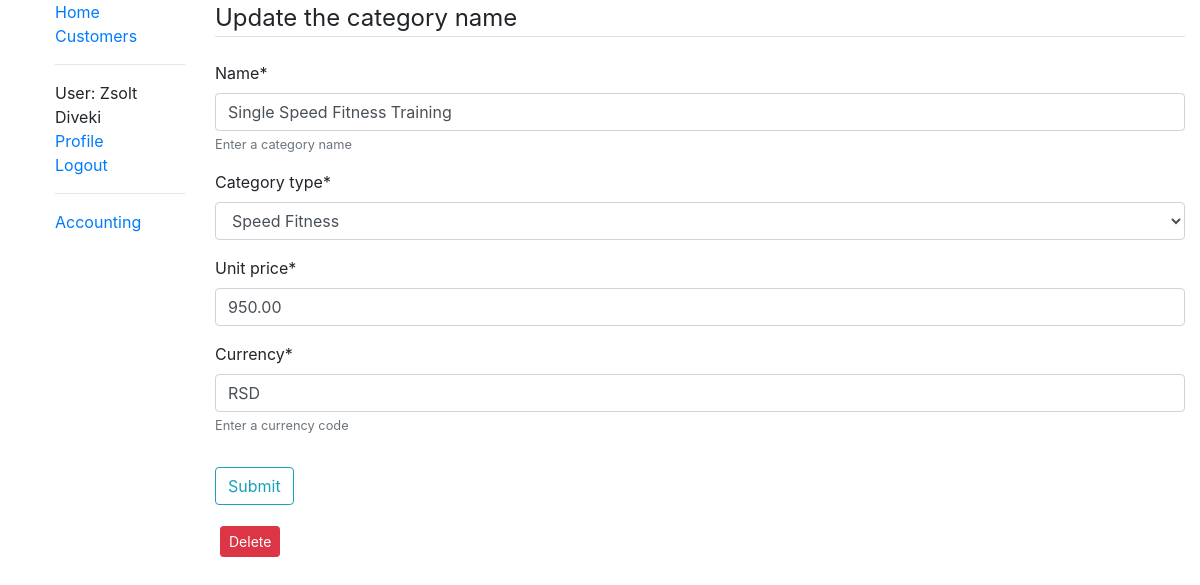
The page /accounting/incomecategories/1/update (signed in) on the database its author committed.
### accounting/models.py (models this page shows, shortened)
class IncomeCategories(models.Model):
    name = models.CharField(max_length=200, help_text='Enter a category name', blank=False)
    category_type = models.ForeignKey(CategoryType, on_delete=models.CASCADE, blank=False)
    unit_price = models.DecimalField(max_digits=8, decimal_places=2, blank=False)
    currency = models.CharField(max_length=3, help_text='Enter a currency code', blank=False)
    class Meta:
        ordering = ['category_type']
        permissions = (('can_see_all_financials', 'Show all financials'), ('can_see_own_financials', 'Show own financials'))

class CategoryType(models.Model):
    name = models.CharField(max_length=200, help_text='Enter a category type', blank=False)
    class Meta:
        permissions = (('can_see_all_financials', 'Show all financials'), ('can_see_own_financials', 'Show own financials'))
    def __str__(self):
        return f'{self.name}'

### accounting/views.py (the view)
# urls.py: path('incomecategories/<int:pk>/update', views.IncomeCategoriesUpdate.as_view(), name='incomecategories_update'),
class IncomeCategoriesUpdate(LoginRequiredMixin, PermissionRequiredMixin, UpdateView):
    model = IncomeCategories
    permission_required = 'accounting.can_see_all_financials'
    fields = '__all__'

### customers/models.py (called while the page is built)
    def get_absolute_url(self):
        return reverse('customers:person-detail', args=[str(self.slug)])

### accounting/templates/accounting/incomecategories_form.html
{% extends "base_generic.html" %}
{% load crispy_forms_tags %}
{% block content %}
    <div class="content-section">
        <form method="POST" enctype = "multipart/form-data">{% csrf_token %}
            <fieldset class="form-group">
                <legend class="border-bottom mb-4">Update the category name </legend>
                {{ form|crispy }}
            </fieldset>
            <div class="form-group">
                <button class="btn btn-outline-info" type="submit">Submit</button>
            </div>
        </form>
        {% if form.instance.id %}
        <a type="button" style="margin:5px" class="btn btn-danger btn-sm" href="{% url 'accounting:incomecategories_delete' form.instance.id %}">Delete</a>
        {% endif %}
    </div>
{% endblock content %}

### templates/base_generic.html (shortened to what this page needs)
<!DOCTYPE html>
<html lang="en">
<head>
  <link rel="stylesheet" href="https://stackpath.bootstrapcdn.com/bootstrap/4.1.3/css/bootstrap.min.css">
  <link href="http://cdn.pydata.org/bokeh/release/bokeh-0.12.0.min.css" rel="stylesheet" type="text/css">
  <!-- {% load static %}
  <link rel="stylesheet" href="{% static 'css/styles.css' %}"> -->
</head>
<body>
  <div class="container-fluid">
    <div class="row">
      <div class="col-sm-2">
      {% block sidebar %}
        <ul class="sidebar-nav" style="list-style-type: none;">
          <li><a href="{% url 'index' %}">Home</a></li>
          <li><a href="{% url 'customers:customers-list' %}">Customers</a></li>
          <hr>
          {% if user.is_authenticated %}
            <li>User: {{user.get_full_name}}</li>
            <li><a href="{{ user.person.get_absolute_url}}">Profile</a></li>
            <li><a href="{% url 'logout' %}">Logout</a></li>
          {% else %}
            <li><a href="{% url 'login' %}">Login</a></li>
            <li><a href="{% url 'signup' %}">Sign Up</a></li>
          {% endif %}
          <hr>
          {% if perms.customers.can_see_own_financials %}
            <li><a href="{% url 'accounting:accounting' %}">Accounting</a></li>
          {% endif %}
        </ul>
     {% endblock %}
      </div>
      <div class="col-sm-10 ">{% block content %}{% endblock %}
      </div>
    </div>
  </div>
</body>
</html>

### rows shown on the page
IncomeCategories: name "Single Speed Fitness Training", category_type "Speed Fitness", unit_price "950.00", currency "RSD"

### other values the page prints
{{ user.get_full_name }} "Zsolt Diveki"
